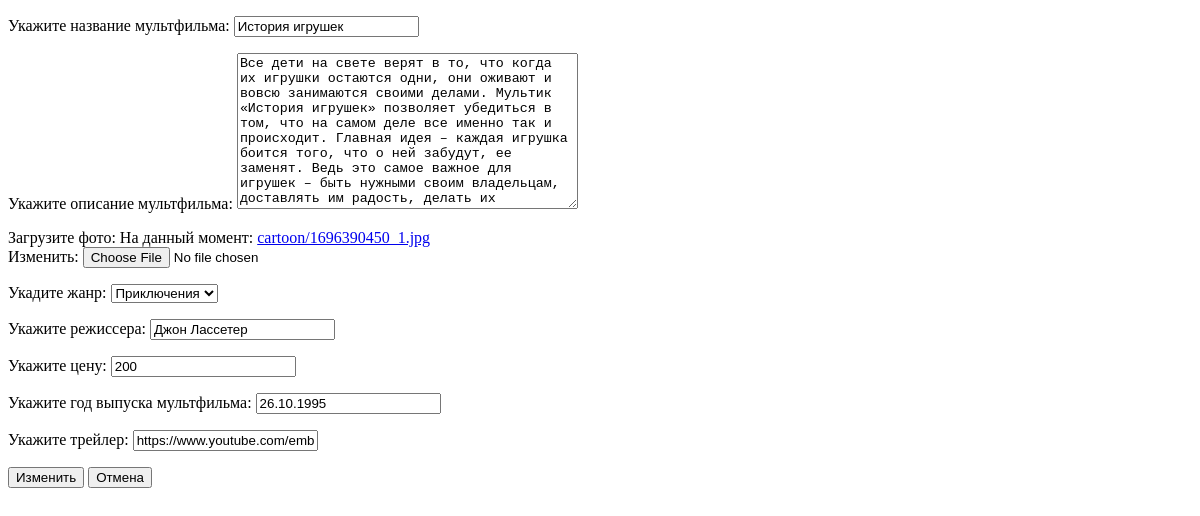
Page /cartoon_detail/2/update/ on the earlier database version.
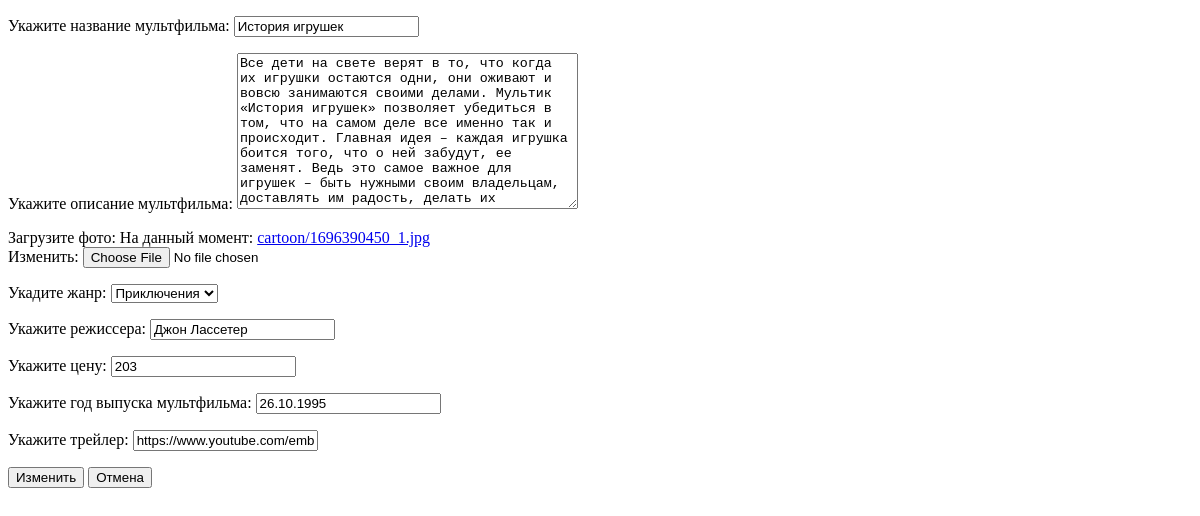
Same page on the later database version.
### disney/models.py (models this page shows, shortened)
class Disney(models.Model):
    GENRE = (
        ('Приключения', 'Приключения'),
        ('Комедия', 'Комедия'),
        ('Драмма', 'Драмма'),
        ('Мюзикл', 'Мюзикл'),
        ('Детектив', 'Детектив')
    )
    title = models.CharField('Укажите название мультфильма', max_length=100)
    description = models.TextField('Укажите описание мультфильма')
    image = models.ImageField('Загрузите фото', upload_to='cartoon/')
    genre = models.CharField('Укадите жанр', max_length=100, choices=GENRE)
    director = models.CharField('Укажите режиссера', max_length=100)
    cost = models.PositiveIntegerField('Укажите цену')
    year = models.DateField('Укажите год выпуска мультфильма', null=True)
    trailer = models.URLField('Укажите трейлер', blank=True)

### disney/views.py (the view, shortened to what this page needs)
# urls.py: path('cartoon_detail/<int:id>/update/', views.UpdateCartoonView.as_view(), name='update'),
class UpdateCartoonView(generic.UpdateView):
    template_name = 'cartoons/update_cartoons.html'
    form_class = forms.DisneyForm
    success_url = '/all_cartoons/'
    def get_object(self, **kwargs):
        cartoon_id = self.kwargs.get('id')
        return get_object_or_404(models.Disney, id=cartoon_id)

### disney/forms.py
class DisneyForm(forms.ModelForm):
    class Meta:
        model = models.Disney
        fields = "__all__"

### templates/cartoons/update_cartoons.html (shortened to what this page needs)
<!DOCTYPE html>
<html lang="en">
<head>
</head>
<body>
<form method="post" enctype="multipart/form-data">
    {{ form.as_p }}
    <button type="submit">Изменить</button>
    <button type="reset">Отмена</button>
</form>
</body>
</html>

Differences in the rows shown:
changed Disney "История игрушек": cost "200" → "203"
